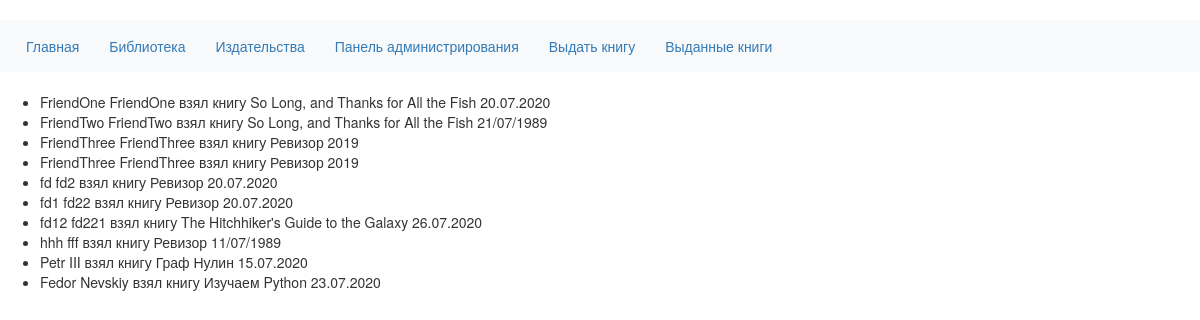
The app's page /friend_list with its own data.
### p_library/models.py (models this page shows, shortened)
class Friend(models.Model):
    name = models.CharField(max_length=20)
    surname = models.CharField(max_length=20)
    book = models.ForeignKey('Book', on_delete=models.CASCADE)
    data = models.CharField(max_length=20)

class Book(models.Model):
    ISBN = models.CharField(max_length=13)
    title = models.TextField()
    description = models.TextField()
    year_release = models.SmallIntegerField()
    author = models.ForeignKey(Author, on_delete=models.CASCADE)
    publisher = models.ForeignKey(Publisher, null=True, on_delete=models.CASCADE, blank=True, related_name='books')
    copy_count = models.SmallIntegerField(default=1)
    price = models.DecimalField(default = None, max_digits=6, decimal_places=2)
    friend_reader = models.ManyToManyField('p_library.Friend', related_name='book_reader', blank=True)
    image = models.ImageField(null=True, blank=True, upload_to='img/')
    def __str__(self):
        return self.title

### p_library/views.py (the view)
# urls.py: path('friend_list', FriendList.as_view(), name='friend_list'),
class FriendList(ListView):
    model = Friend
    template_name = 'friend_list.html'

### p_library/templates/friend_list.html (shortened to what this page needs)
{% extends 'base.html' %}
{% block content %}
<!DOCTYPE html>
<html lang="en">
<head>
</head>
<body>
	<ul>
		{% for friend in object_list %}
		    <li>{{ friend.name }} {{ friend.surname }} взял книгу {{ friend.book }} {{ friend.data }}</li>
		{% endfor %}
	</ul>
</body>
</html>
{% endblock %}

### records on screen
Friend: name "FriendOne", surname "FriendOne", book "So Long, and Thanks for All the Fish", data "20.07.2020"
Friend: name "FriendTwo", surname "FriendTwo", book "So Long, and Thanks for All the Fish", data "21/07/1989"
Friend: name "FriendThree", surname "FriendThree", book "Ревизор", data "2019"
Friend: name "FriendThree", surname "FriendThree", book "Ревизор", data "2019"
Friend: name "fd", surname "fd2", book "Ревизор", data "20.07.2020"
Friend: name "fd1", surname "fd22", book "Ревизор", data "20.07.2020"
Friend: name "fd12", surname "fd221", book "The Hitchhiker's Guide to the Galaxy", data "26.07.2020"
Friend: name "hhh", surname "fff", book "Ревизор", data "11/07/1989"
Friend: name "Petr", surname "III", book "Граф Нулин", data "15.07.2020"
Friend: name "Fedor", surname "Nevskiy", book "Изучаем Python", data "23.07.2020"
